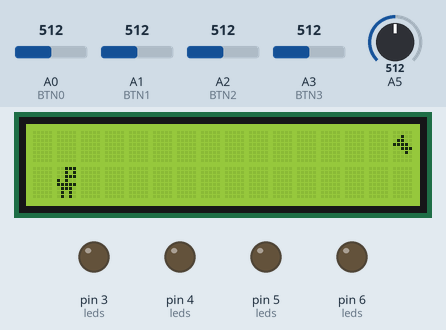
Bench run of a sketch on a simulated Arduino Uno, built with avr-gcc and run on an emulated ATmega328P. Parts: 16×2 character LCD, output pins drawn as LEDs (lit = HIGH). Dashed ring = blinking. The test bench sets the inputs (shaded band); at power-on: A3 (BTN3) = 512, A0 (BTN0) = 512, A2 (BTN2) = 512, A1 (BTN1) = 512, A5 = 512. Random numbers use the default seed unless the sketch sets one.

Above: at 1.3 s.
1.4 s: A3 (BTN3) set to 482
At 1.73 s:
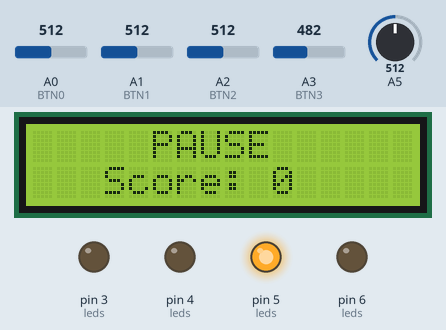
3.9 s: A3 (BTN3) set to 510
At 4.33 s:
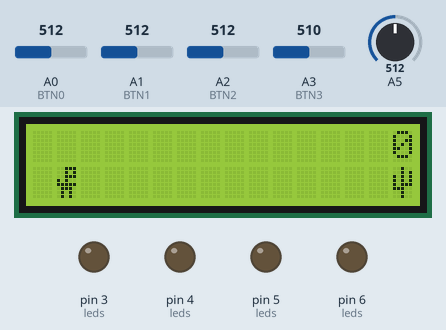
6.9 s: A3 (BTN3) set to 490
At 7.42 s:
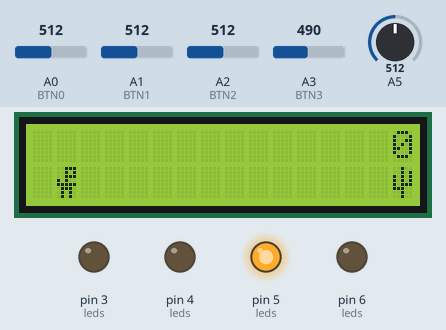
9.9 s: A0 (BTN0) set to 484
At 11.48 s:
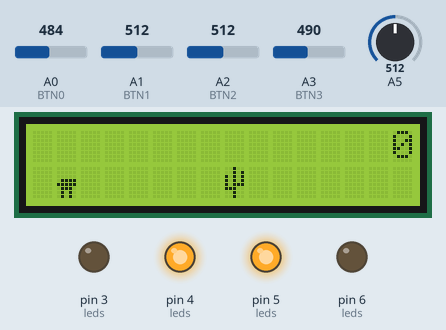
12.9 s: A2 (BTN2) set to 488
14.4 s: A2 (BTN2) set to 510
At 16.81 s:
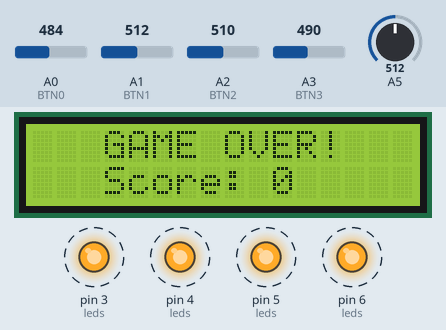
Timing chart, 0 to 18.4 s (numbered marks = the images above; inputs shaded):
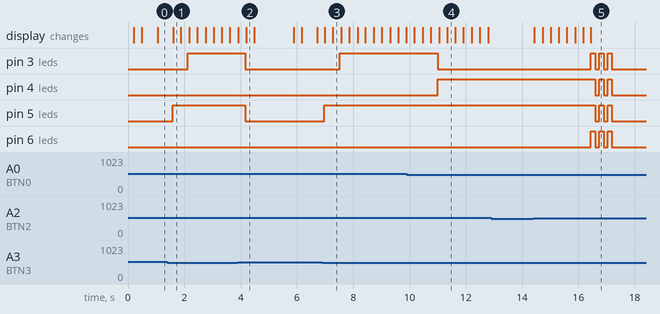

The sketch:

chrome_dino.ino
```cpp
#include <Wire.h>
#include <LiquidCrystal_I2C.h>

// 버튼 핀 설정 (아날로그 A0 ~ A3)
#define BTN0 A0  // 1번: 점프
#define BTN1 A1  // 2번: 숙이기
#define BTN2 A2  // 3번: 일시 정지 (PAUSE)
#define BTN3 A3  // 4번: 게임 다시 시작 (RESET)

// LED 핀 설정
#define LED0 3
#define LED1 4
#define LED2 5
#define LED3 6

LiquidCrystal_I2C lcd(0x27, 16, 2);

int leds[4] = {LED0, LED1, LED2, LED3};

// ----- 커스텀 캐릭터 (5x8 픽셀) -----
byte dinoStand[8] = {
  B00111, B00101, B00111, B10100, B11111, B01110, B01010, B01010
};

byte dinoDuck[8] = {
  B00000, B00000, B00000, B01111, B11111, B01110, B01010, B01010
};

byte cactus[8] = {
  B00100, B00101, B10101, B10101, B10111, B11100, B00100, B00100
};

byte bird[8] = {
  B00000, B00100, B01100, B11110, B00111, B00010, B00000, B00000
};

int dinoY = 1;         // 공룡 위치 (0: 위/점프, 1: 아래/바닥)
int obstacleX = 15;    // 장애물 X 위치
int obstacleType = 0;  // 0: 선인장, 1: 새
int sameCount = 0;

unsigned long lastMoveTime = 0;
unsigned long jumpStartTime = 0;
bool isJumping = false;
int jumpDuration = 450;          // 공룡 체공 시간 (ms)

int gameSpeed = 160;   // 장애물 이동 주기 (ms)
int score = 0;

bool isPaused = false;
bool isGameOver = false;
bool isDucking = false;

// 장애물 선택 함수
int getNextObstacle() {
  int nextType = (random(0, 100) % 2 == 0) ? 0 : 1;

  if (nextType == obstacleType) {
    sameCount++;
    if (sameCount >= 2) {
      nextType = 1 - obstacleType;
      sameCount = 0;
    }
  } else {
    sameCount = 0;
  }

  return nextType;
}

// [핵심] clear() 없이 공백으로 안전하게 덮어쓰는 화면 갱신 함수
void drawBoard() {
  char line0[17] = "                "; // 16칸 공백 버퍼
  char line1[17] = "                ";

  // 1. 점수 표시 (우측 상단)
  char scoreStr[5];
  itoa(score, scoreStr, 10);
  int scoreLen = strlen(scoreStr);
  for(int i = 0; i < scoreLen; i++) {
    line0[16 - scoreLen + i] = scoreStr[i];
  }

  // 2. 공룡 위치 등록
  if (dinoY == 0) {
    line0[1] = 0; // 공중 (특수문자 0번)
  } else {
    line1[1] = isDucking ? 1 : 0; // 바닥 (숙이기: 1번, 서기: 0번)
  }

  // 3. 장애물 위치 등록
  if (obstacleType == 0) {
    line1[obstacleX] = 2; // 선인장 (특수문자 2번)
  } else {
    line0[obstacleX] = 3; // 새 (특수문자 3번)
  }

  // 4. LCD 출력 (clear() 호출이 없어서 절대 멈추지 않음!)
  lcd.setCursor(0, 0);
  for(int i = 0; i < 16; i++) {
    if(line0[i] < 4) lcd.write(line0[i]);
    else lcd.print(line0[i]);
  }

  lcd.setCursor(0, 1);
  for(int i = 0; i < 16; i++) {
    if(line1[i] < 4) lcd.write(line1[i]);
    else lcd.print(line1[i]);
  }
}

// 게임 리셋
void resetGame() {
  dinoY = 1;
  obstacleX = 15;
  obstacleType = random(0, 2);
  sameCount = 0;
  score = 0;
  gameSpeed = 160;
  isPaused = false;
  isGameOver = false;
  isDucking = false;
  isJumping = false;

  for (int i = 0; i < 4; i++) digitalWrite(leds[i], LOW);

  lastMoveTime = millis();
  drawBoard();
}

void setup() {
  lcd.init();
  lcd.backlight();

  lcd.createChar(0, dinoStand);
  lcd.createChar(1, dinoDuck);
  lcd.createChar(2, cactus);
  lcd.createChar(3, bird);

  for (int i = 0; i < 4; i++) {
    pinMode(leds[i], OUTPUT);
  }

  long seed = 0;
  for (int i = 0; i < 10; i++) {
    seed += analogRead(A5);
    delay(5);
  }
  randomSeed(seed);

  resetGame();
}

void loop() {
  unsigned long currentTime = millis();

  // ----- 1. [4번 버튼] 게임 다시 시작 (RESET) -----
  if (analogRead(BTN3) > 500) {
    digitalWrite(leds[3], HIGH);
    resetGame();
    delay(250);
    return;
  }

  if (isGameOver) return;

  // ----- 2. [3번 버튼] 일시 정지 (PAUSE) -----
  if (analogRead(BTN2) > 500) {
    digitalWrite(leds[2], HIGH);
    isPaused = !isPaused;

    if (isPaused) {
      lcd.clear();
      lcd.setCursor(5, 0);
      lcd.print("PAUSE");
      lcd.setCursor(3, 1);
      lcd.print("Score: ");
      lcd.print(score);
    } else {
      drawBoard();
    }
    delay(250);
  }

  if (isPaused) return;

  // ----- 3. 공룡 상태 조작 -----
  digitalWrite(leds[0], LOW);
  digitalWrite(leds[1], LOW);

  if (analogRead(BTN0) > 500 && !isJumping) {
    digitalWrite(leds[0], HIGH);
    isJumping = true;
    jumpStartTime = currentTime;
    dinoY = 0;
    isDucking = false;
  }

  if (isJumping) {
    digitalWrite(leds[0], HIGH);
    if (currentTime - jumpStartTime > jumpDuration) {
      isJumping = false;
      dinoY = 1;
    }
  }
  else if (analogRead(BTN1) > 500) {
    digitalWrite(leds[1], HIGH);
    dinoY = 1;
    isDucking = true;
  }
  else {
    dinoY = 1;
    isDucking = false;
  }

  // ----- 4. 장애물 이동 및 처리 -----
  if (currentTime - lastMoveTime >= gameSpeed) {
    lastMoveTime = currentTime;

    obstacleX--;

    if (obstacleX < 0) {
      obstacleX = 15;
      obstacleType = getNextObstacle();
      score++;

      if (gameSpeed > 50) {
        gameSpeed -= 4;
      }
    }

    // 충돌 검사
    bool crash = false;
    if (obstacleType == 0 && obstacleX == 1 && dinoY == 1) crash = true;
    if (obstacleType == 1 && obstacleX == 1 && (dinoY == 0 || !isDucking)) crash = true;

    if (crash) {
      isGameOver = true;

      lcd.clear();
      lcd.setCursor(3, 0);
      lcd.print("GAME OVER!");
      lcd.setCursor(3, 1);
      lcd.print("Score: ");
      lcd.print(score);

      for (int i = 0; i < 3; i++) {
        for (int k = 0; k < 4; k++) digitalWrite(leds[k], HIGH);
        delay(150);
        for (int k = 0; k < 4; k++) digitalWrite(leds[k], LOW);
        delay(150);
      }
      return;
    }

    // 덮어쓰기 방식으로 안전하게 화면 출력
    drawBoard();
  }
}
```

Measured:
- the behaviour switches between 501 and 500 on A3 (BTN3) (found by bisection; images 0 and 1)
- the behaviour switches between 501 and 500 on A0 (BTN0) (found by bisection; images 3 and 4)
- after the input at 1.4 s, pin 3 (leds): LOW → HIGH after 0.73 s; pin 5 (leds): LOW → HIGH after 0.18 s
- after the input at 3.9 s, pin 3 (leds), pin 5 (leds): HIGH → LOW after 0.27 s
- after the input at 6.9 s, pin 3 (leds): LOW → HIGH after 0.63 s; pin 5 (leds): LOW → HIGH after 0.08 s
- after the input at 9.9 s, pin 3 (leds): HIGH → LOW after 1.1 s; pin 4 (leds): LOW → HIGH after 1.1 s
- after the input at 12.9 s, every drawn part: stays the same
- after the input at 14.4 s, pin 3 (leds), pin 6 (leds): alternates HIGH for 0.15 s and LOW for 0.15 s, 6 changes in all, then stays LOW, starting after 2.0 s; pin 4 (leds), pin 5 (leds): alternates HIGH for 0.15 s and LOW for 0.15 s, 5 changes in all, then stays LOW, starting after 2.2 s; the display: first changes at once (image 5 shows a later state)
